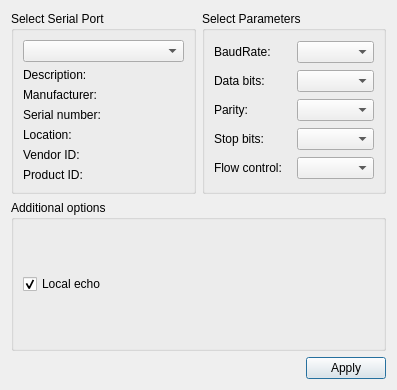
<?xml version="1.0" encoding="UTF-8"?>
<ui version="4.0">
 <class>SettingsDialog</class>
 <widget class="QDialog" name="SettingsDialog">
  <property name="geometry">
   <rect>
    <x>0</x>
    <y>0</y>
    <width>397</width>
    <height>390</height>
   </rect>
  </property>
  <property name="windowTitle">
   <string>Settings</string>
  </property>
  <layout class="QGridLayout" name="gridLayout_3">
   <item row="0" column="1">
    <widget class="QGroupBox" name="parametersBox">
     <property name="title">
      <string>Select Parameters</string>
     </property>
     <layout class="QGridLayout" name="gridLayout_2">
      <item row="0" column="0">
       <widget class="QLabel" name="baudRateLabel">
        <property name="text">
         <string>BaudRate:</string>
        </property>
       </widget>
      </item>
      <item row="0" column="1">
       <widget class="QComboBox" name="baudRateBox">
        <property name="editable">
         <bool>false</bool>
        </property>
        <property name="currentIndex">
         <number>-1</number>
        </property>
       </widget>
      </item>
      <item row="1" column="0">
       <widget class="QLabel" name="dataBitsLabel">
        <property name="text">
         <string>Data bits:</string>
        </property>
       </widget>
      </item>
      <item row="1" column="1">
       <widget class="QComboBox" name="dataBitsBox"/>
      </item>
      <item row="2" column="0">
       <widget class="QLabel" name="parityLabel">
        <property name="text">
         <string>Parity:</string>
        </property>
       </widget>
      </item>
      <item row="2" column="1">
       <widget class="QComboBox" name="parityBox"/>
      </item>
      <item row="3" column="0">
       <widget class="QLabel" name="stopBitsLabel">
        <property name="text">
         <string>Stop bits:</string>
        </property>
       </widget>
      </item>
      <item row="3" column="1">
       <widget class="QComboBox" name="stopBitsBox"/>
      </item>
      <item row="4" column="0">
       <widget class="QLabel" name="flowControlLabel">
        <property name="text">
         <string>Flow control:</string>
        </property>
       </widget>
      </item>
      <item row="4" column="1">
       <widget class="QComboBox" name="flowControlBox"/>
      </item>
     </layout>
    </widget>
   </item>
   <item row="0" column="0">
    <widget class="QGroupBox" name="selectBox">
     <property name="title">
      <string>Select Serial Port</string>
     </property>
     <layout class="QGridLayout" name="gridLayout">
      <item row="0" column="0">
       <widget class="QComboBox" name="serialPortInfoListBox"/>
      </item>
      <item row="1" column="0">
       <widget class="QLabel" name="descriptionLabel">
        <property name="text">
         <string>Description:</string>
        </property>
       </widget>
      </item>
      <item row="2" column="0">
       <widget class="QLabel" name="manufacturerLabel">
        <property name="text">
         <string>Manufacturer:</string>
        </property>
       </widget>
      </item>
      <item row="3" column="0">
       <widget class="QLabel" name="serialNumberLabel">
        <property name="text">
         <string>Serial number:</string>
        </property>
       </widget>
      </item>
      <item row="4" column="0">
       <widget class="QLabel" name="locationLabel">
        <property name="text">
         <string>Location:</string>
        </property>
       </widget>
      </item>
      <item row="5" column="0">
       <widget class="QLabel" name="vidLabel">
        <property name="text">
         <string>Vendor ID:</string>
        </property>
       </widget>
      </item>
      <item row="6" column="0">
       <widget class="QLabel" name="pidLabel">
        <property name="text">
         <string>Product ID:</string>
        </property>
       </widget>
      </item>
     </layout>
    </widget>
   </item>
   <item row="2" column="0" colspan="2">
    <layout class="QHBoxLayout" name="horizontalLayout">
     <item>
      <spacer name="horizontalSpacer">
       <property name="orientation">
        <enum>Qt::Horizontal</enum>
       </property>
       <property name="sizeHint" stdset="0">
        <size>
         <width>96</width>
         <height>20</height>
        </size>
       </property>
      </spacer>
     </item>
     <item>
      <widget class="QPushButton" name="applyButton">
       <property name="text">
        <string>Apply</string>
       </property>
      </widget>
     </item>
    </layout>
   </item>
   <item row="1" column="0" colspan="2">
    <widget class="QGroupBox" name="additionalOptionsGroupBox">
     <property name="title">
      <string>Additional options</string>
     </property>
     <layout class="QVBoxLayout" name="verticalLayout">
      <item>
       <widget class="QCheckBox" name="localEchoCheckBox">
        <property name="text">
         <string>Local echo</string>
        </property>
        <property name="checked">
         <bool>true</bool>
        </property>
       </widget>
      </item>
     </layout>
    </widget>
   </item>
  </layout>
 </widget>
 <resources/>
 <connections/>
</ui>
